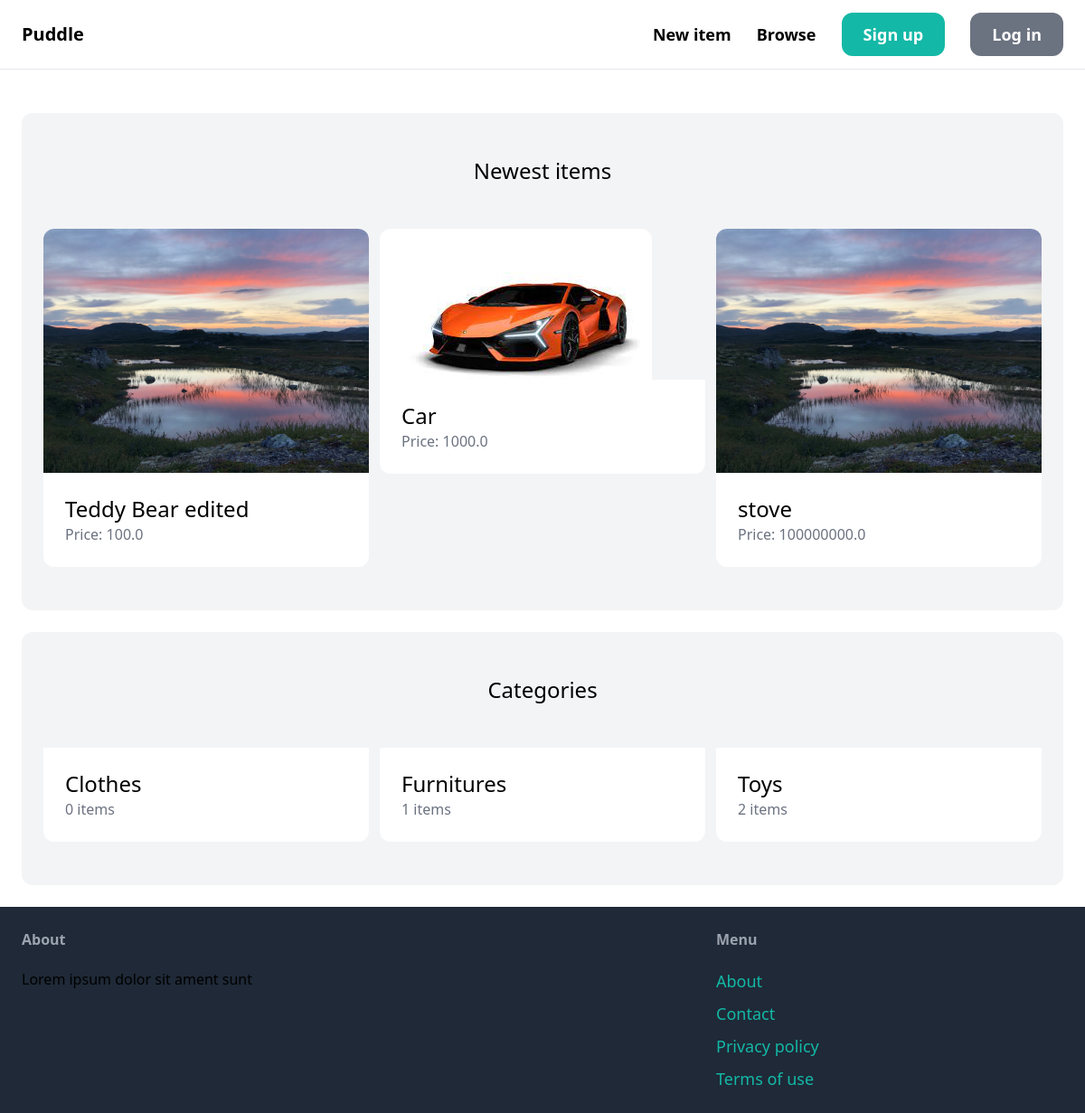
The page / on the database its author committed.
### item/models.py (models this page shows, shortened)
class Item(models.Model):
    category = models.ForeignKey(Category, related_name="items", on_delete=models.CASCADE)
    name = models.CharField(max_length=255)
    description = models.TextField(blank=True, null=True)
    price = models.FloatField()
    image = models.ImageField(upload_to="item_images", blank=True, null=True)
    is_sold = models.BooleanField(default=False)
    created_at = models.DateTimeField(auto_now_add=True)
    created_by = models.ForeignKey(User, related_name="items", on_delete=models.CASCADE)

class Category(models.Model):
    name = models.CharField(max_length=255)
    class Meta:
        ordering = ('name',)
        verbose_name_plural = "Categories"

### core/views.py (the view)
# urls.py: path("", views.index, name="index"),
def index(request):
    items = Item.objects.filter(is_sold=False)[0:6]
    categories = Category.objects.all()
    return render(request, "core/index.html", {
        'categories': categories,
        'items': items,
    })

### core/templates/core/index.html (shortened to what this page needs)
{% extends 'core/base.html' %}
{% block content %}
    <div class="mt-6 px-6 py-12 bg-gray-100 rounded-xl">
        <h2 class="mb-12 text-2xl text-center">Newest items</h2>
        <div class="grid grid-cols-3 gap-3">
            {%  for item in items %}
                <div>
                    <a href="{% url 'item:detail' item.id%}">
                        <div>
                            <img src="{{  item.image.url }}" class="rounded-t-xl">
                        </div>
                        <div class="p-6 bg-white rounded-b-xl">
                            <h2 class="text-2xl">{{  item.name }}</h2>
                            <p class="text-gray-500">Price: {{ item.price }}</p>
                        </div>
                    </a>
                </div>
            {%  endfor %}
        </div>
    </div>
    <div class="mt-6 px-6 py-12 bg-gray-100 rounded-xl">
        <h2 class="mb-12 text-2xl text-center">Categories</h2>
        <div class="grid grid-cols-3 gap-3">
            {%  for category in categories %}
                <div>
                    <a href="#">
                        <div class="p-6 bg-white rounded-b-xl">
                            <h2 class="text-2xl">{{  category.name }}</h2>
                            <p class="text-gray-500">{{ category.items.count }} items</p>
                        </div>
                    </a>
                </div>
            {%  endfor %}
        </div>
    </div>
{% endblock %}

### core/templates/core/base.html (shortened to what this page needs)
<!DOCTYPE html>
<html lang="en">
<head>
    <script src="https://cdn.tailwindcss.com"></script>
</head>
<body>
    <nav class="py-6 px-6 flex justify-between items-center border-b border-gray-200">
        <a href="/" class="text-xl font-semibold">Puddle</a>
        <div class="space-x-6">
            <a href="{% url 'item:new' %}" class="text-lg font-semibold hover:text-gray-500">New item</a>
            <a href="{% url 'item:items' %}" class="text-lg font-semibold hover:text-gray-500">Browse</a>
            {% if request.user.is_authenticated %}
                <a href="{% url 'conversation:inbox' %}" class="px-6 py-3 text-lg font-semibold bg-teal-500 text-white rounded-xl hover:bg-teal-700">Inbox</a>
                <a href="{% url 'dashboard:index' %}" class="px-6 py-3 text-lg font-semibold bg-gray-500 text-white rounded-xl hover:bg-gray-700">Dashboard</a>
            {% else %}
                <a href="{% url 'core:signup' %}" class="px-6 py-3 text-lg font-semibold bg-teal-500 text-white rounded-xl hover:bg-teal-700">Sign up</a>
                <a href="{% url 'core:login' %}" class="px-6 py-3 text-lg font-semibold bg-gray-500 text-white rounded-xl hover:bg-gray-700">Log in</a>
            {% endif %}
        </div>
    </nav>
    <div class="px-6 py-6">
        {% block content %}
        {%  endblock %}
    </div>
    <footer class="py-6 px-6 flex justify-between bg-gray-800">
        <div class="w-2/3 pr-10">
            <h3 class="mb-5 font-semibold text-gray-400">About</h3>
            <p class-="text-lg text-gray-500">Lorem ipsum dolor sit ament sunt</p>
        </div>
        <div class="w-1/3">
            <h3 class="mb-5 font-semibold text-gray-400">Menu</h3>
            <ul class="space-y-2">
                <li><a href="#" class="text-lg text-teal-500 hover:text-teal-700">About</a></li>
                <li><a href="{% url 'core:contact' %}" class="text-lg text-teal-500 hover:text-teal-700">Contact</a></li>
                <li><a href="#" class="text-lg text-teal-500 hover:text-teal-700">Privacy policy</a></li>
                <li><a href="#" class="text-lg text-teal-500 hover:text-teal-700">Terms of use</a></li>
            </ul>
        </div>
    </footer>
</body>
</html>

### rows shown on the page
Item: image (picture), name "Teddy Bear edited", price "100.0"
Item: image (picture), name "Car", price "1000.0"
Item: image (picture), name "stove", price "100000000.0"
Category: name "Clothes", items.count "0"
Category: name "Furnitures", items.count "1"
Category: name "Toys", items.count "2"
